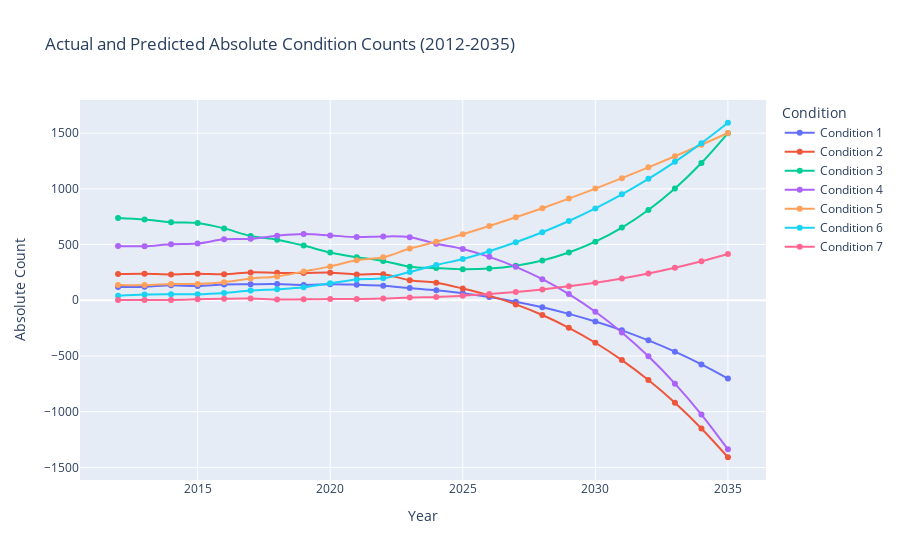

Source (notebook cell):
### Code cell
import plotly.graph_objs as go

# Years for the x-axis: combine actual years (2012-2024) and predicted years (2025-2035)
years = list(range(2012, 2036))

# Initialize an empty figure
fig = go.Figure()

for condition in df_absolute_predictions['Condition'].unique():
    # Extract actual data from 2012 to 2024
    actual_data = df_absolute_predictions.loc[
        df_absolute_predictions['Condition'] == condition,
        [f"n_{year}" for year in range(2012, 2025)]
    ].values.flatten()

    # Extract predicted data from 2025 to 2035
    predicted_data = df_absolute_predictions.loc[
        df_absolute_predictions['Condition'] == condition,
        [f"n_{year}" for year in range(2025, 2036)]
    ].values.flatten()

    # Combine actual and predicted data for full y-values
    y_values = np.concatenate((actual_data, predicted_data))

    # Create a trace for each condition
    fig.add_trace(go.Scatter(
        x=years, y=y_values,
        mode='lines+markers',
        name=f'Condition {condition}',
        line=dict(shape='spline')
    ))

# Update layout for better readability
fig.update_layout(
    title="Actual and Predicted Absolute Condition Counts (2012-2035)",
    xaxis_title="Year",
    yaxis_title="Absolute Count",
    legend_title="Condition",
)

fig.show()

### Figure 1 — Plotly figure (JSON) as saved in the notebook; plotly's stock layout.template omitted (floating-point values rounded to 4 significant figures)
{"data": [{"line": {"shape": "spline"}, "mode": "lines+markers", "name": "Condition 1", "type": "scatter", "x": [2012, 2013, 2014, 2015, 2016, 2017, 2018, 2019, 2020, 2021, 2022, 2023, 2024, 2025, 2026, 2027, 2028, 2029, 2030, 2031, 2032, 2033, 2034, 2035], "y": [119, 122, 134, 128, 142, 144, 145, 137, 144, 139, 131, 109, 89, 62.83, 28.67, -13.12, -63.21, -122.3, -191.0, -270.1, -360.1, -461.8, -575.9, -703.0]}, {"line": {"shape": "spline"}, "mode": "lines+markers", "name": "Condition 2", "type": "scatter", "x": [2012, 2013, 2014, 2015, 2016, 2017, 2018, 2019, 2020, 2021, 2022, 2023, 2024, 2025, 2026, 2027, 2028, 2029, 2030, 2031, 2032, 2033, 2034, 2035], "y": [235, 238, 232, 239, 233, 250, 246, 244, 248, 232, 234, 179, 157, 105.0, 41.68, -37.05, -132.7, -247.0, -381.3, -537.3, -716.6, -920.6, -1151.0, -1409.0]}, {"line": {"shape": "spline"}, "mode": "lines+markers", "name": "Condition 3", "type": "scatter", "x": [2012, 2013, 2014, 2015, 2016, 2017, 2018, 2019, 2020, 2021, 2022, 2023, 2024, 2025, 2026, 2027, 2028, 2029, 2030, 2031, 2032, 2033, 2034, 2035], "y": [739, 725, 700, 694, 645, 577, 544, 491, 428, 386, 353, 301, 289, 277.5, 284.5, 310.4, 357.5, 428.6, 526.1, 652.6, 810.6, 1003.0, 1232.0, 1500.0]}, {"line": {"shape": "spline"}, "mode": "lines+markers", "name": "Condition 4", "type": "scatter", "x": [2012, 2013, 2014, 2015, 2016, 2017, 2018, 2019, 2020, 2021, 2022, 2023, 2024, 2025, 2026, 2027, 2028, 2029, 2030, 2031, 2032, 2033, 2034, 2035], "y": [488, 485, 503, 509, 547, 552, 579, 594, 582, 567, 573, 566, 507, 459.7, 389.5, 300.0, 189.4, 55.59, -103.2, -288.8, -503.3, -748.4, -1026.0, -1338.0]}, {"line": {"shape": "spline"}, "mode": "lines+markers", "name": "Condition 5", "type": "scatter", "x": [2012, 2013, 2014, 2015, 2016, 2017, 2018, 2019, 2020, 2021, 2022, 2023, 2024, 2025, 2026, 2027, 2028, 2029, 2030, 2031, 2032, 2033, 2034, 2035], "y": [137, 136, 146, 147, 162, 195, 214, 258, 304, 360, 386, 464, 525, 593.1, 666.6, 744.4, 826.5, 912.6, 1003.0, 1096.0, 1193.0, 1293.0, 1396.0, 1501.0]}, {"line": {"shape": "spline"}, "mode": "lines+markers", "name": "Condition 6", "type": "scatter", "x": [2012, 2013, 2014, 2015, 2016, 2017, 2018, 2019, 2020, 2021, 2022, 2023, 2024, 2025, 2026, 2027, 2028, 2029, 2030, 2031, 2032, 2033, 2034, 2035], "y": [40, 51, 54, 54, 66, 87, 99, 116, 152, 187, 197, 254, 316, 370.7, 440.5, 520.1, 610.2, 711.5, 824.7, 950.5, 1090.0, 1243.0, 1410.0, 1593.0]}, {"line": {"shape": "spline"}, "mode": "lines+markers", "name": "Condition 7", "type": "scatter", "x": [2012, 2013, 2014, 2015, 2016, 2017, 2018, 2019, 2020, 2021, 2022, 2023, 2024, 2025, 2026, 2027, 2028, 2029, 2030, 2031, 2032, 2033, 2034, 2035], "y": [2, 3, 3, 8, 14, 16, 7, 8, 11, 12, 15, 24, 30, 41.46, 56.07, 74.56, 97.36, 124.9, 157.7, 196.2, 240.8, 291.9, 350.1, 415.8]}], "layout": {"legend": {"title": {"text": "Condition"}}, "title": {"text": "Actual and Predicted Absolute Condition Counts (2012-2035)"}, "xaxis": {"title": {"text": "Year"}}, "yaxis": {"title": {"text": "Absolute Count"}}}}
